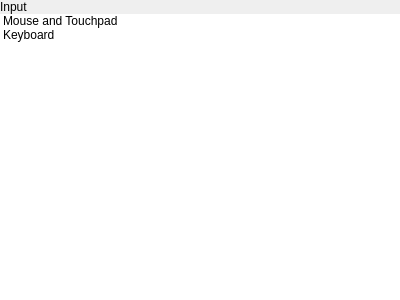
<?xml version="1.0" encoding="UTF-8"?>
<ui version="4.0">
 <class>InputSettingsLeftPane</class>
 <widget class="QWidget" name="InputSettingsLeftPane">
  <property name="geometry">
   <rect>
    <x>0</x>
    <y>0</y>
    <width>400</width>
    <height>300</height>
   </rect>
  </property>
  <property name="windowTitle">
   <string notr="true">Form</string>
  </property>
  <layout class="QVBoxLayout" name="verticalLayout">
   <property name="spacing">
    <number>0</number>
   </property>
   <property name="leftMargin">
    <number>0</number>
   </property>
   <property name="topMargin">
    <number>0</number>
   </property>
   <property name="rightMargin">
    <number>0</number>
   </property>
   <property name="bottomMargin">
    <number>0</number>
   </property>
   <item>
    <widget class="tTitleLabel" name="titleLabel">
     <property name="text">
      <string>Input</string>
     </property>
    </widget>
   </item>
   <item>
    <widget class="QListWidget" name="listWidget">
     <property name="frameShape">
      <enum>QFrame::NoFrame</enum>
     </property>
     <item>
      <property name="text">
       <string>Mouse and Touchpad</string>
      </property>
      <property name="icon">
       <iconset theme="preferences-desktop-mouse-symbolic">
        <normaloff>.</normaloff>.</iconset>
      </property>
     </item>
     <item>
      <property name="text">
       <string>Keyboard</string>
      </property>
      <property name="icon">
       <iconset theme="preferences-desktop-keyboard-symbolic"/>
      </property>
     </item>
    </widget>
   </item>
  </layout>
 </widget>
 <customwidgets>
  <customwidget>
   <class>tTitleLabel</class>
   <extends>QLabel</extends>
   <header location="global">ttitlelabel.h</header>
   <slots>
    <signal>backButtonClicked()</signal>
   </slots>
  </customwidget>
 </customwidgets>
 <resources/>
 <connections/>
</ui>
